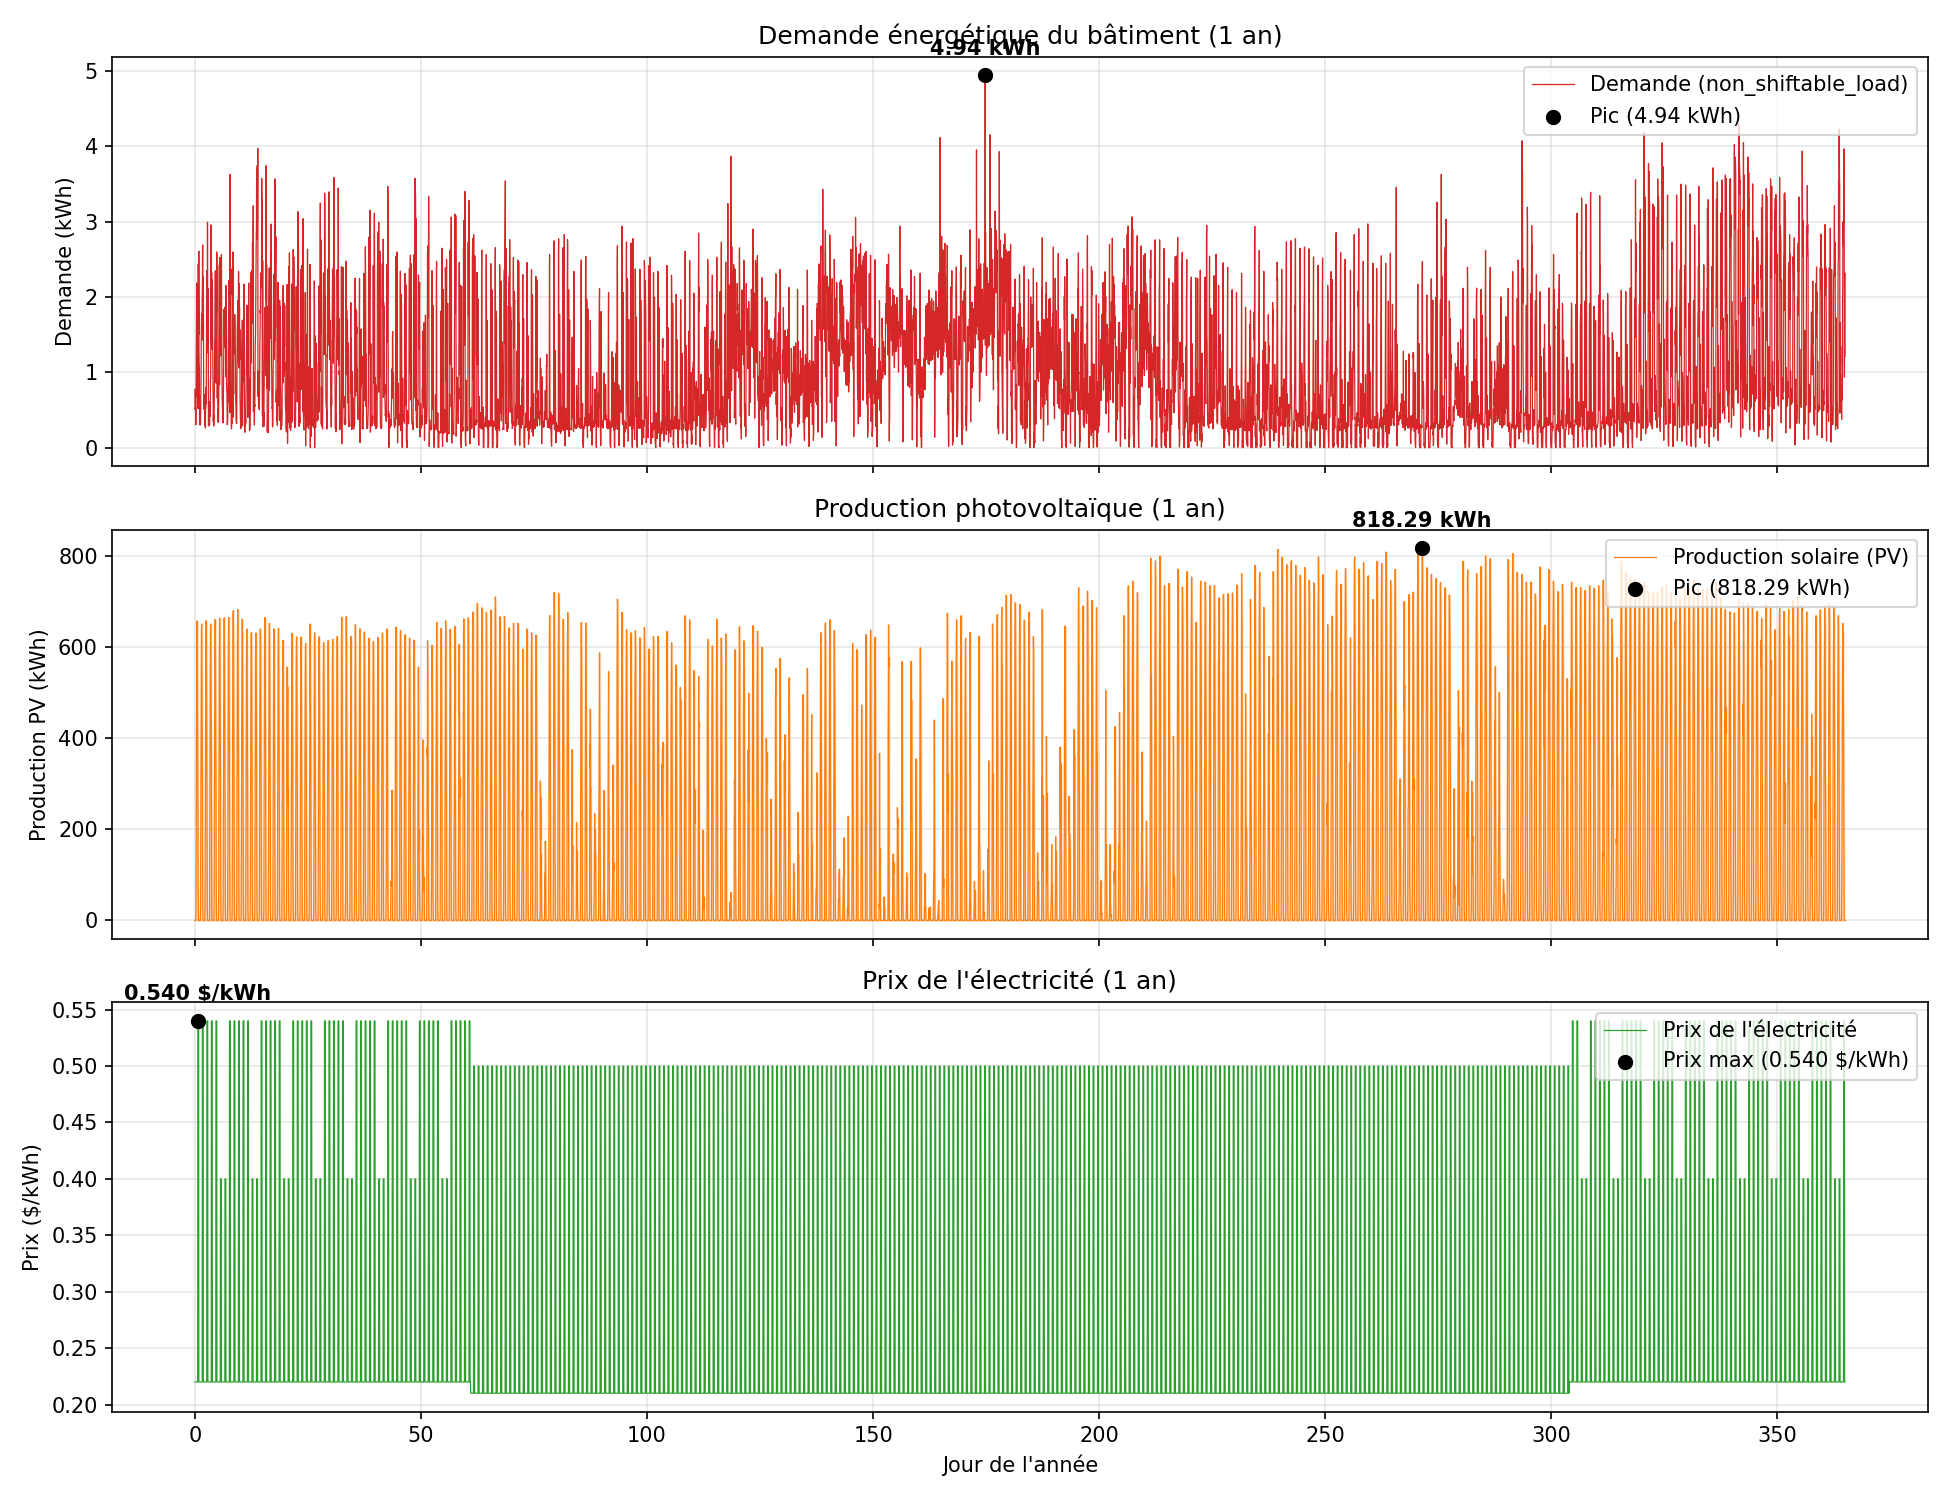

Source code (Python):
from citylearn.citylearn import CityLearnEnv
import matplotlib
matplotlib.use('TkAgg')   # backend fiable pour afficher la fenêtre sous Windows
import matplotlib.pyplot as plt
import numpy as np
import os

# ============================================
# 1. Charger l'environnement et un bâtiment
# ============================================
env = CityLearnEnv('citylearn_challenge_2022_phase_1')
building = env.buildings[4]

# Récupérer les données sur 1 année complète
n_hours = 8760  # 365 jours x 24h

demand = np.array(building.energy_simulation.non_shiftable_load[:n_hours])
solar = np.array(building.energy_simulation.solar_generation[:n_hours])
pricing = np.array(building.pricing.electricity_pricing[:n_hours])

heures = np.arange(n_hours)
jours = heures / 24  # axe en jours, plus lisible sur 1 an

# ============================================
# 2. Calculer les points remarquables
# ============================================
idx_pic_demande = np.argmax(demand)
val_pic_demande = demand[idx_pic_demande]

idx_pic_pv = np.argmax(solar)
val_pic_pv = solar[idx_pic_pv]

idx_prix_max = np.argmax(pricing)
val_prix_max = pricing[idx_prix_max]

print(" RÉSULTATS DE L'ANALYSE (1 an complet)")
print(f"   Pic de demande      : {val_pic_demande:.2f} kWh  → jour {idx_pic_demande//24}, heure {idx_pic_demande%24}h")
print(f"   Pic de production PV : {val_pic_pv:.2f} kWh  → jour {idx_pic_pv//24}, heure {idx_pic_pv%24}h")
print(f"   Prix maximum         : {val_prix_max:.3f} $/kWh → jour {idx_prix_max//24}, heure {idx_prix_max%24}h")

# ============================================
# 3. Graphique avec 3 sous-plots, chacun avec son point remarquable
# ============================================
fig, axes = plt.subplots(3, 1, figsize=(13, 10), sharex=True)

# --- Plot 1 : Demande ---
axes[0].plot(jours, demand, color='#d62728', linewidth=0.6, label='Demande (non_shiftable_load)')
axes[0].scatter(jours[idx_pic_demande], val_pic_demande, color='black', zorder=5, s=40,
                label=f'Pic ({val_pic_demande:.2f} kWh)')
axes[0].annotate(f'{val_pic_demande:.2f} kWh', (jours[idx_pic_demande], val_pic_demande),
                  textcoords="offset points", xytext=(0, 10), ha='center', fontweight='bold')
axes[0].set_ylabel('Demande (kWh)')
axes[0].set_title("Demande énergétique du bâtiment (1 an)")
axes[0].legend(loc='upper right')
axes[0].grid(alpha=0.3)

# --- Plot 2 : Production PV ---
axes[1].plot(jours, solar, color='#ff7f0e', linewidth=0.6, label='Production solaire (PV)')
axes[1].fill_between(jours, solar, color='#ff7f0e', alpha=0.2)
axes[1].scatter(jours[idx_pic_pv], val_pic_pv, color='black', zorder=5, s=40,
                label=f'Pic ({val_pic_pv:.2f} kWh)')
axes[1].annotate(f'{val_pic_pv:.2f} kWh', (jours[idx_pic_pv], val_pic_pv),
                  textcoords="offset points", xytext=(0, 10), ha='center', fontweight='bold')
axes[1].set_ylabel('Production PV (kWh)')
axes[1].set_title("Production photovoltaïque (1 an)")
axes[1].legend(loc='upper right')
axes[1].grid(alpha=0.3)

# --- Plot 3 : Prix de l'électricité ---
axes[2].plot(jours, pricing, color='#2ca02c', linewidth=0.6, label="Prix de l'électricité")
axes[2].scatter(jours[idx_prix_max], val_prix_max, color='black', zorder=5, s=40,
                label=f'Prix max ({val_prix_max:.3f} $/kWh)')
axes[2].annotate(f'{val_prix_max:.3f} $/kWh', (jours[idx_prix_max], val_prix_max),
                  textcoords="offset points", xytext=(0, 10), ha='center', fontweight='bold')
axes[2].set_ylabel('Prix ($/kWh)')
axes[2].set_xlabel("Jour de l'année")
axes[2].set_title("Prix de l'électricité (1 an)")
axes[2].legend(loc='upper right')
axes[2].grid(alpha=0.3)

plt.tight_layout()

# ============================================
# 4. Sauvegarder ET afficher la fenêtre
# ============================================
chemin_sortie = os.path.join(os.getcwd(), "analyse_donnees.png")
plt.savefig(chemin_sortie, dpi=150)
print(f" Graphique enregistré ici : {chemin_sortie}")

plt.show(block=True)
